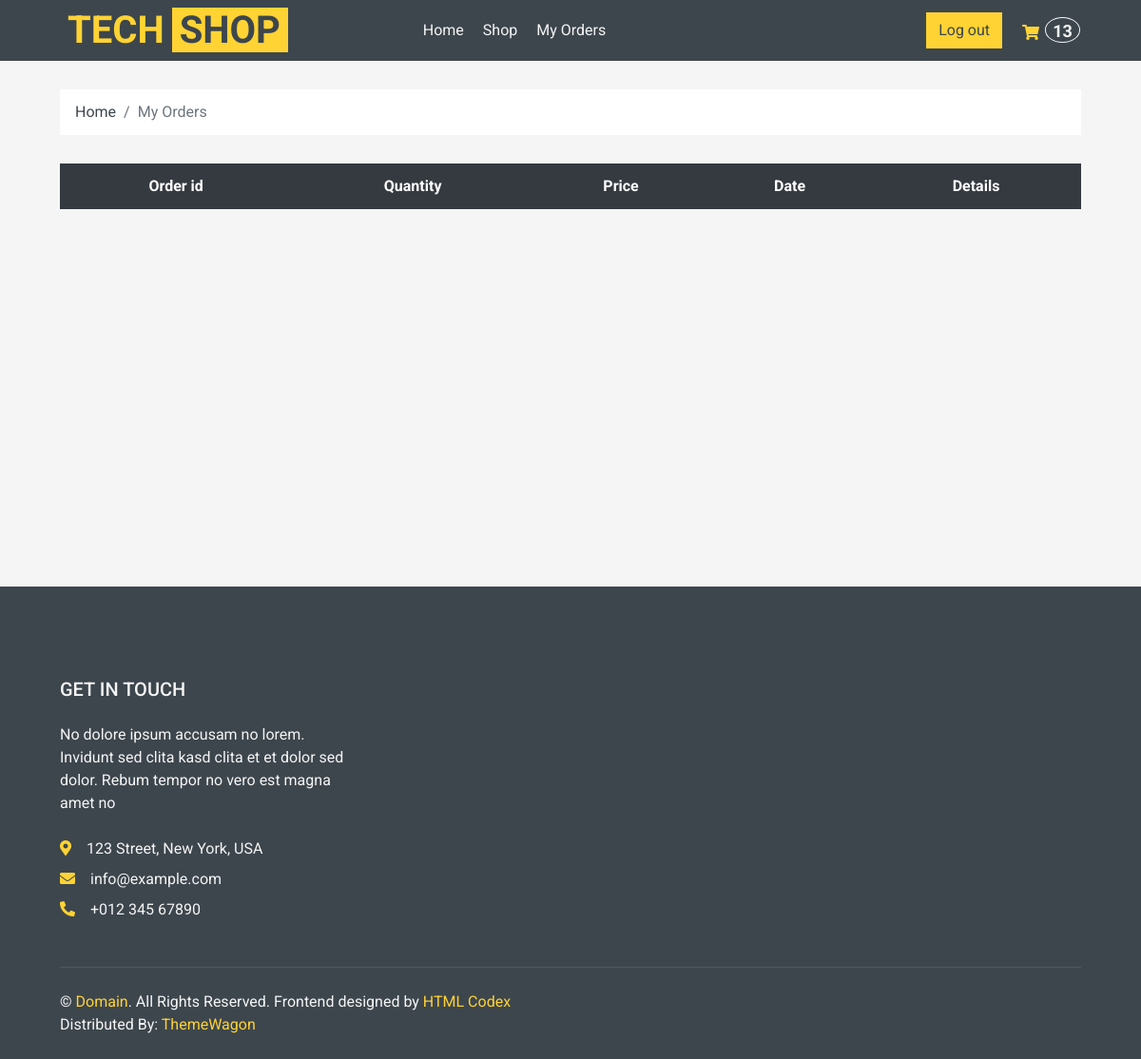
Before: /my_orders (signed in) with the older database file.
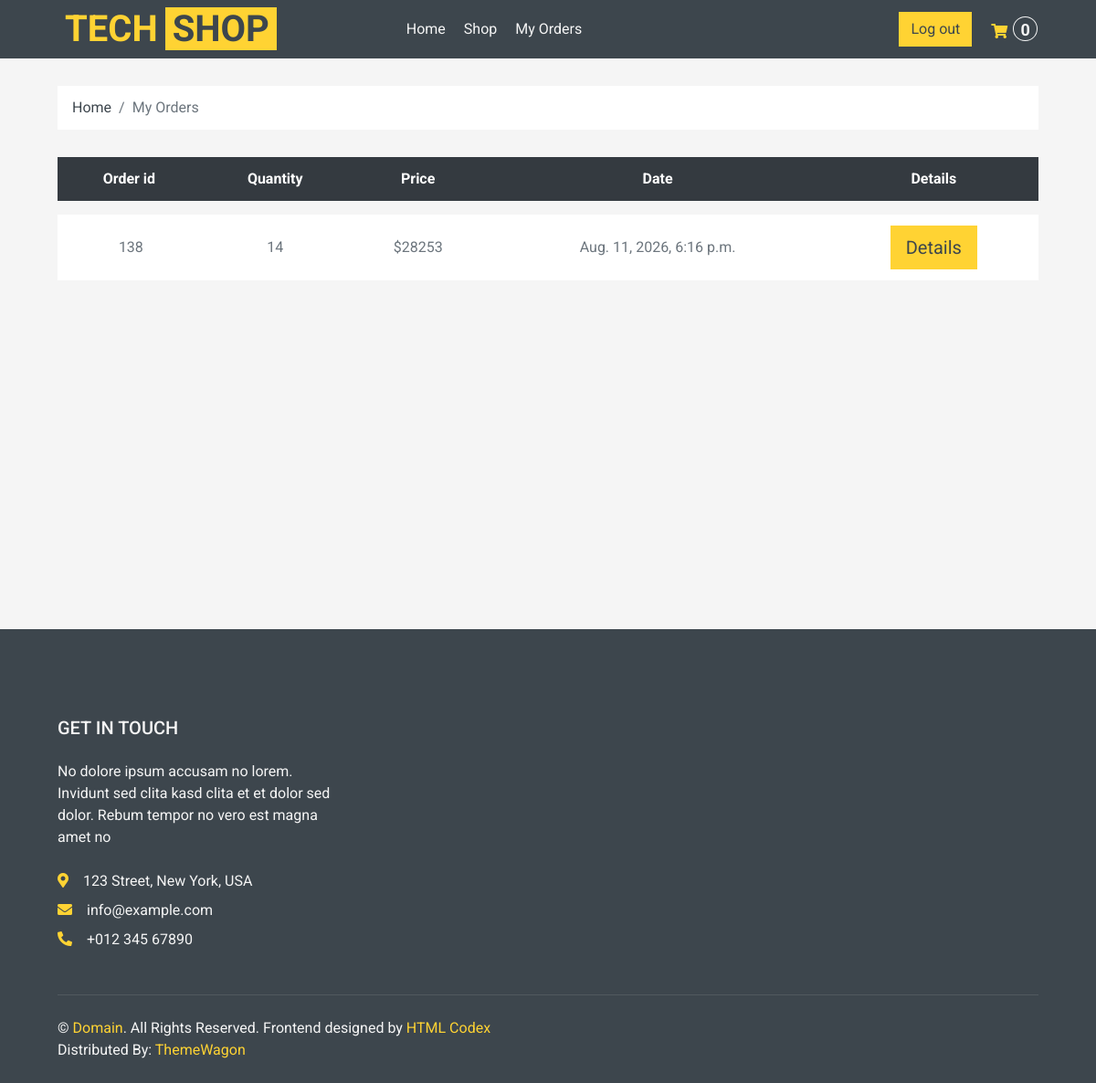
After: the same page with the newer database file.
### shop/models.py (models this page shows, shortened)
class Order(models.Model):
    STATUS = (
        ("Pending", "Pending"),
        ("Ready", "Ready"),
        ("Delivered", "Delivered"),
        ("Cart", "Cart"),
    )
    date_created = models.DateTimeField(null=True)
    products = models.ManyToManyField("Product")
    customer = models.ForeignKey(User, blank=True, null=True, on_delete=models.SET_NULL)
    status = models.CharField(choices=STATUS, default="Pending", max_length=255)
    date_added = models.DateTimeField(auto_now_add=True, null=True)
    session_key = models.CharField(max_length=36, default="")
    pickup_name = models.CharField(max_length=200, null=True, blank=True)
    pickup_phone = models.CharField(max_length=50, null=True, blank=True)
    pickup_lng = models.FloatField(null=True, blank=True)
    pickup_lat = models.FloatField(null=True, blank=True)
    customer_name = models.CharField(max_length=150, null=True, blank=True)
    customer_phone = models.CharField(max_length=20, null=True, blank=True)
    customer_email = models.EmailField(null=True, blank=True)
    @property
    def total_order_price(self):
        return sum(
            item.total_item_price
            for item in self.orderitem_set.select_related("product").all()
        )
    @property
    def order_total_quantity(self):
        return sum(item.quantity or 0 for item in self.orderitem_set.all())

class OrderItem(models.Model):
    order = models.ForeignKey("Order", on_delete=models.CASCADE)
    product = models.ForeignKey(
        "Product", null=True, blank=True, on_delete=models.CASCADE
    )
    quantity = models.IntegerField(null=True, blank=True, default=0)
    date_added = models.DateTimeField(auto_now=True, null=True, blank=True)
    @property
    def total_item_price(self):
        if self.product is None:
            return 0
        return (self.product.price or 0) * (self.quantity or 0)

class Product(models.Model):
    CATEGORY = (
        ("Tech", "Tech"),
        ("New", "New"),
        ("Popular", "Popular"),
    )
    default_description = """
    Eos no lorem eirmod diam diam, eos elitr et gubergren diam sea. Consetetur vero aliquyam invidunt duo dolores et duo sit. Vero diam ea vero et dolore rebum, dolor rebum eirmod consetetur invidunt sed sed et, lorem duo et eos elitr, sadipscing kasd ipsum rebum diam. Dolore diam stet rebum sed tempor kasd eirmod. Takimata kasd ipsum accusam sadipscing, eos dolores sit no ut diam consetetur duo justo est, sit sanctus diam tempor aliquyam eirmod nonumy rebum dolor accusam, ipsum kasd eos consetetur at sit rebum, diam kasd invidunt tempor lorem, ipsum lorem elitr sanctus eirmod takimata dolor ea invidunt.

    Dolore magna est eirmod sanctus dolor, amet diam et eirmod et ipsum. Amet dolore tempor consetetur sed lorem dolor sit lorem tempor. Gubergren amet amet labore sadipscing clita clita diam clita. Sea amet et sed ipsum lorem elitr et, amet et labore voluptua sit rebum. Ea erat sed et diam takimata sed justo. Magna takimata justo et amet magna et.
    """
    name = models.CharField(verbose_name="название продукта", max_length=100)
    price = models.IntegerField(null=True, blank=True)
    description = models.TextField(default=default_description, blank=True)
    rating = models.IntegerField(null=True, blank=True)
    pic = models.ImageField(
        upload_to="shop/%Y/%m", null=True, blank=True, default="default_picture.png"
    )
    added_at = models.DateTimeField(
        verbose_name="Data of appearance", auto_now_add=True, null=True
    )
    category = models.CharField(max_length=100, choices=CATEGORY)
    slug = models.SlugField(blank=True, null=True, unique=True)

### shop/views.py (the view)
# urls.py: path("my_orders", my_orders, name="my_orders"),
@login_required(login_url="/login_view")
def my_orders(request):
    orders_made = (
        Order.objects.exclude(status="Cart")
        .filter(customer=request.user)
        .prefetch_related("orderitem_set__product")
        .order_by("-date_added")
    )
    ctx = {
        "orders_made": orders_made,
    }
    return render(request, "orders/my_orders.html", ctx)

### shop/context_processors.py (called while the page is built)
def get_cart_total(request):
    cart = get_cart(request, create=False)
    return {"crt_total_quantity": cart.order_total_quantity if cart else 0}

### shop/utils.py (called while the page is built)
def get_cart(request, *, create=True):
    if request.user.is_authenticated:
        cart_query = Order.objects.filter(customer=request.user, status="Cart")
    else:
        return get_visitor_cart(request, create=create)
    cart = cart_query.order_by("pk").first()
    if cart is None and create:
        cart = Order.objects.create(customer=request.user, status="Cart")
    return cart

### templates/orders/my_orders.html (shortened to what this page needs)
{%extends "main.html"%}
{%load static%}
{%block cart%}
    <div class="container-fluid">
        <div class="row px-xl-5">
            <div class="col-12">
                <nav class="breadcrumb bg-light mb-30">
                    <a class="breadcrumb-item text-dark" href="{%url 'index'%}">Home</a>
                    <span class="breadcrumb-item active">My Orders</span>
                </nav>
            </div>
        </div>
    </div>
    <div class="container-fluid">
        <div class="row px-xl-5">
            <div class="col-lg-12 table-responsive mb-5">
                <table class="table table-light table-borderless table-hover text-center mb-0">
                    <thead class="thead-dark">
                        <tr>
                            <th>Order id</th>
                            <th>Quantity</th>
                            <th>Price</th>
                            <th>Date</th>
                            <th>Details</th>
                        </tr>
                    </thead>
                    <tbody class="align-middle">
                        {% for order in orders_made%}
                        <tr data-product_id_item ={{item.product.id}} >
                            <td class="align-middle"><img src="{{item.product.pic.url}}" alt="" style="width: 50px;"> {{order.id}}</td>
                            <td class="align-middle">{{order.order_total_quantity}} </td>
                            <td class="align-middle" >${{order.total_order_price}}</td>
                            <td class="align-middle" >{{order.date_added}}</td>
                            <td class="align-middle" ><a class = "btn btn-primary btn-lg" href="{%url 'order_detail' order.id%}">Details</a></td>
                        </tr>
                        {% endfor %}
                    </tbody>
                </table>
            </div>
        </div>
    </div>
{%endblock%}

Changed rows visible on the page:
now on this page (row edited): Order: id "138", order_total_quantity "14", total_order_price "28253", date_added "Aug. 11, 2026, 6:16 p.m."
Other visible differences:
{{ crt_total_quantity }}: "13" → "0"
